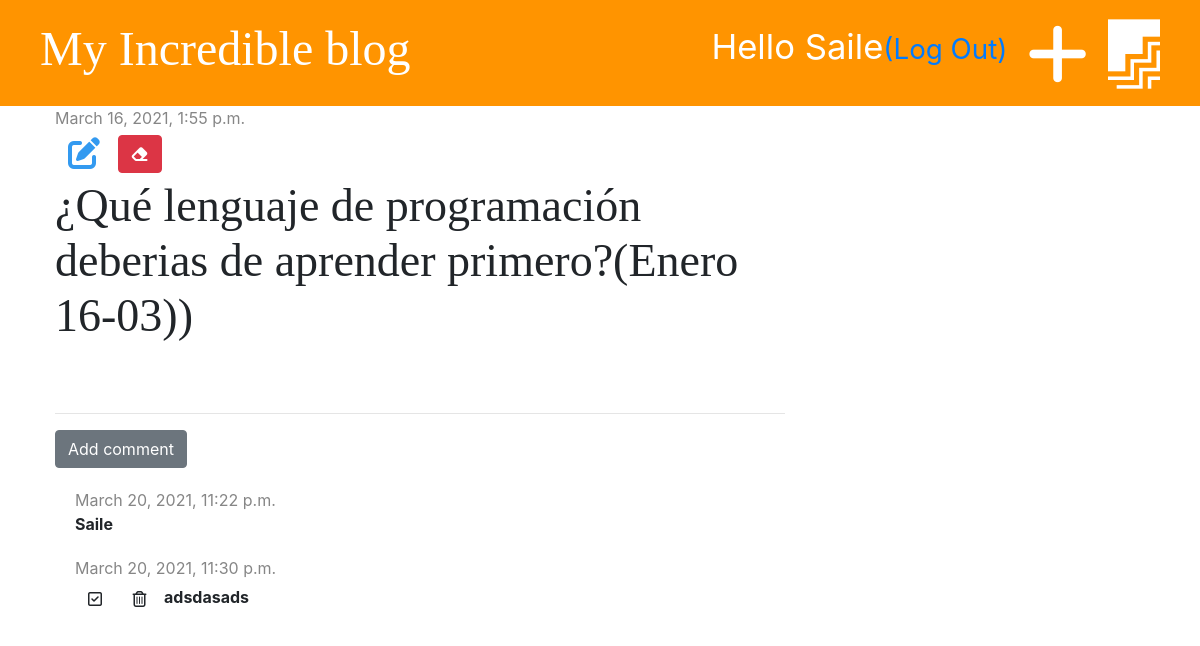
The page /post/1/ (signed in) on the database as committed earlier.
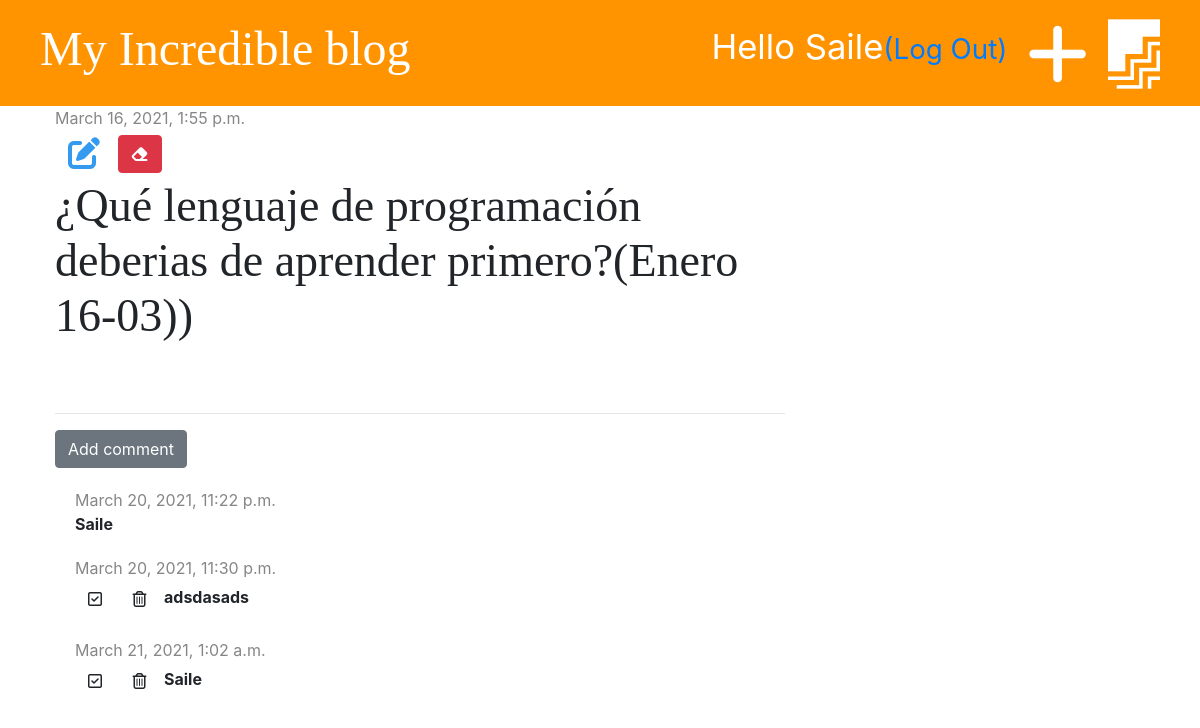
The same page on the database as committed later.
### blog/models.py (models this page shows, shortened)
class Comment(models.Model):
    post = models.ForeignKey(
        'blog.Post', on_delete=models.CASCADE, related_name='comments')
    author = models.CharField(max_length=200)
    text = models.TextField()
    created_date = models.DateTimeField(default=timezone.now)
    approved = models.BooleanField(default=False)

### blog/views.py (the view)
# urls.py: path('post/<int:pk>/', views.post_detail, name='post_detail'),
def post_detail(request, pk):
    post = get_object_or_404(Post, pk=pk)
    stuff_for_frontend = {'post': post}
    return render(request, 'blog/post_detail.html', stuff_for_frontend)

### blog/templatetags/markdownify.py (called while the page is built)
@register.filter
def markdown(value):
    renderer = HighlightRenderer()
    markdown = mistune.Markdown(renderer=renderer)
    return markdown(value)

### blog/templates/blog/post_detail.html (shortened to what this page needs)
{% extends 'blog/base.html' %}
{% load markdownify %}
{% block content %}
<div class="post">
    {% if post.published_date %}
    <div class="date">
        {{post.published_date}}
    </div>
    {% else %}
    <a href="{% url 'post_publish' pk=post.pk %}" class="btn btn-primary">Publish</a>
    {% endif %}
    {% if user.is_authenticated %}
    <a href="{% url 'post_edit' pk=post.pk %}" class="btn"><i class="fas fa-edit fa-2x" style="color:#339af0"></i></a>
    {% endif %}
    <a href="{% url 'post_delete' pk=post.pk %}" class="btn btn-danger"
        onclick="return confirm('Are you sure you want to delete this post?')"><i class="fas fa-eraser"></i></a>
    <h1>{{post.title}}</h1>
</div>
<hr>
<a href="{% url 'add_comment_to_post' pk=post.pk %}" class="btn btn-secondary">Add comment</a>
{% for comment in post.comments.all %}
{% if user.is_authenticated or comment.approved %}
<div class="comment">
    <div class="date">
        {{comment.created_date}}
    </div>
    {% if not comment.approved and user.is_superuser %}
    <a href="{% url 'comment_approve' pk=comment.pk %}" class="btn"><i class="far fa-check-square"></i></a>
    <a href="{% url 'comment_remove' pk=comment.pk %}" class="btn"><i class="far fa-trash-alt"></i></a>
    {% endif %}
    <strong>{{comment.author}}</strong>
</div>
{% endif %}
{% empty %}
<p>No comments yet...</p>
{% endfor %}
{% endblock %}

Rows that differ between the two databases and show on the page:
added Comment: created_date "March 21, 2021, 1:02 a.m.", approved False (drawn), author "Saile"
